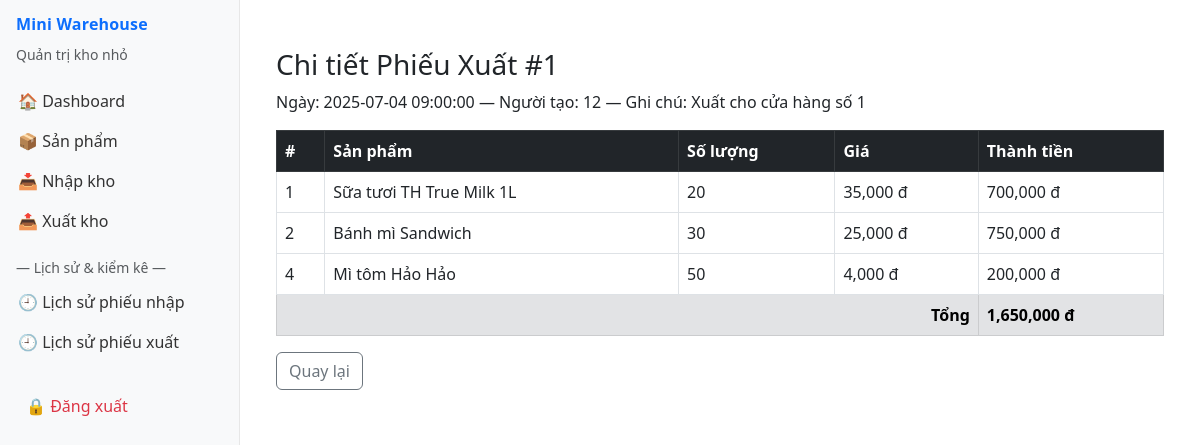
Page /public/phieu_xuat_detail.php?id=1 (signed in) on the committed database.
### tables this page shows
CREATE TABLE phieu_xuat (
    id INT AUTO_INCREMENT PRIMARY KEY,
    ngay_tao DATETIME DEFAULT CURRENT_TIMESTAMP,
    ghi_chu TEXT
);

CREATE TABLE chi_tiet_phieu_xuat (
    id_phieu_xuat INT,
    id_san_pham INT,
    so_luong INT,
    gia DECIMAL(10,2),
    PRIMARY KEY (id_phieu_xuat, id_san_pham),
    FOREIGN KEY (id_phieu_xuat) REFERENCES phieu_xuat(id),
    FOREIGN KEY (id_san_pham) REFERENCES san_pham(id)
);

CREATE TABLE san_pham (
    id INT AUTO_INCREMENT PRIMARY KEY,
    ten_san_pham VARCHAR(100) NOT NULL,
    gia DECIMAL(10,2),
    so_luong INT DEFAULT 0,
    don_vi VARCHAR(20)
);

### public/phieu_xuat_detail.php (the view, shortened to what this page needs)
<?php
include __DIR__ . '/../includes/db_connect.php';
include __DIR__ . '/../includes/layouts/admin_layout.php';
$id = isset($_GET['id']) ? intval($_GET['id']) : 0;
$stmt = $conn->prepare("SELECT p.*, u.username AS user_name FROM phieu_xuat p LEFT JOIN users u ON p.created_by = u.id WHERE p.id = ? LIMIT 1");
$stmt->bind_param("i",$id);
$stmt->execute();
$ph = $stmt->get_result()->fetch_assoc();
$stmt2 = $conn->prepare("SELECT ct.id_san_pham, sp.ten_san_pham, ct.so_luong, ct.gia FROM chi_tiet_phieu_xuat ct JOIN san_pham sp ON sp.id = ct.id_san_pham WHERE ct.id_phieu_xuat = ?");
$stmt2->bind_param("i",$id);
$stmt2->execute();
$items = $stmt2->get_result();
?>
<div class="container mt-4">
  <h3>Chi tiết Phiếu Xuất #<?= $ph['id'] ?></h3>
  <p>Ngày: <?= $ph['ngay_tao'] ?> — Người tạo: <?= htmlspecialchars($ph['created_by']) ?> — Ghi chú: <?= htmlspecialchars($ph['ghi_chu']) ?></p>
  <table class="table table-bordered">
    <thead class="table-dark"><tr><th>#</th><th>Sản phẩm</th><th>Số lượng</th><th>Giá</th><th>Thành tiền</th></tr></thead>
    <tbody>
      <?php $sum=0; while($it=$items->fetch_assoc()): $sum += $it['so_luong'] * $it['gia']; ?>
      <tr>
        <td><?= $it['id_san_pham'] ?></td>
        <td><?= htmlspecialchars($it['ten_san_pham']) ?></td>
        <td><?= $it['so_luong'] ?></td>
        <td><?= number_format($it['gia']) ?> đ</td>
        <td><?= number_format($it['so_luong'] * $it['gia']) ?> đ</td>
      </tr>
      <?php endwhile; ?>
      <tr class="table-secondary"><td colspan="4" class="text-end"><strong>Tổng</strong></td><td><strong><?= number_format($sum) ?> đ</strong></td></tr>
    </tbody>
  </table>
  <a href="phieu_xuat_list.php" class="btn btn-outline-secondary">Quay lại</a>
</div>

### includes/layouts/admin_layout.php (style rules this page uses)
:root { --sidebar-width:240px; }
body { min-height:100vh; display:flex; }

### rows in the picture
phieu_xuat: id "1", ngay_tao "2025-07-04 09:00:00", created_by "12", ghi_chu "Xuất cho cửa hàng số 1"
chi_tiet_phieu_xuat: id_san_pham "1", id_san_pham.ten_san_pham "Sữa tươi TH True Milk 1L", so_luong "20", gia "35,000", $it['so_luong'] * $it['gia'] "700,000"
chi_tiet_phieu_xuat: id_san_pham "2", id_san_pham.ten_san_pham "Bánh mì Sandwich", so_luong "30", gia "25,000", $it['so_luong'] * $it['gia'] "750,000"
chi_tiet_phieu_xuat: id_san_pham "4", id_san_pham.ten_san_pham "Mì tôm Hảo Hảo", so_luong "50", gia "4,000", $it['so_luong'] * $it['gia'] "200,000"

### other values in the picture
$sum "1,650,000"
